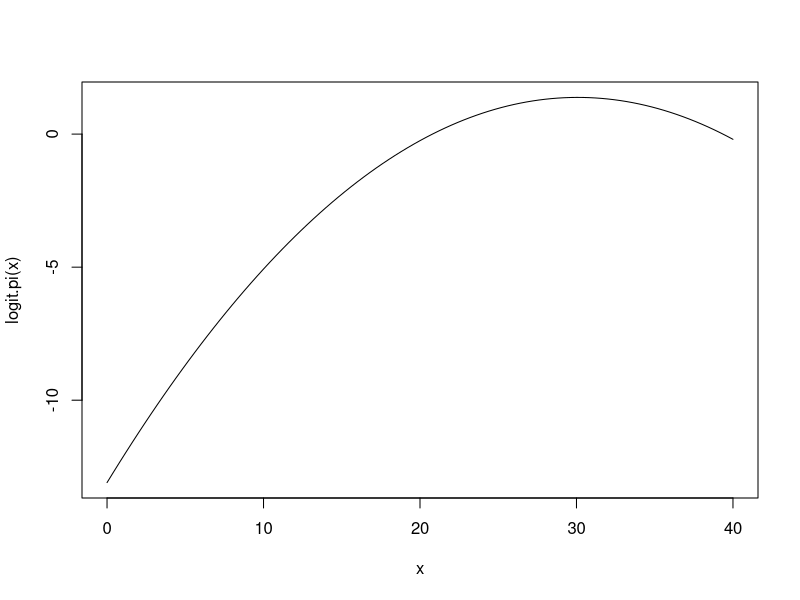

Reproduce this figure in R.
## Problem 5.9 (c)
logit.pi = function(x) -13.096 + 0.9625*x - 0.0160*x^2
curve(logit.pi(x), 0, 40)
## Problem 5.14
grouped = data.frame(x=0:2, yes=c(1,2,4), no=c(3,2,0))
ungrouped = data.frame(x=rep(0:2,c(4,4,4)), y=c(1,0,0,0,1,1,0,0,1,1,1,1))
M1.grouped = glm(cbind(yes,no) ~ x, data=grouped, family=binomial)  
M0.grouped = glm(cbind(yes,no) ~ 1, data=grouped, family=binomial)  
M1.ungrouped = glm(y ~ x, data=ungrouped, family=binomial)  
M0.ungrouped = glm(y ~ 1, data=ungrouped, family=binomial)  
## (a) The maximum log likelihood values 'depend' on the form of data entry 'in R'
c(logLik(M0.grouped), logLik(M0.ungrouped))  
c(logLik(M1.grouped), logLik(M1.ungrouped)) 
# but the difference does not depend on the form of data entry
logLik(M1.grouped) - logLik(M0.grouped)
logLik(M1.ungrouped) - logLik(M0.ungrouped) 
## (b) G^2(M) depend on the form of data entry. Why?
c(deviance(M0.grouped), deviance(M0.ungrouped))
c(deviance(M1.grouped), deviance(M1.ungrouped))
c(M0.grouped$df.residual, M0.ungrouped$df.residual)
c(M1.grouped$df.residual, M1.ungrouped$df.residual)
## (c) G^2(M_0 | M_1) do not depend on the form of data entry
deviance(M0.grouped) - deviance(M1.grouped) # = 2*(logLik(M1.grouped) - logLik(M0.grouped))
deviance(M0.ungrouped) - deviance(M1.ungrouped)
# What do you expect of the value of maximum likelihood of the 'saturated' model for ungrouped data?
(-2*logLik(M0.ungrouped) - deviance(M0.ungrouped))/2 # maximum likelihood = 1, so that maximum log likelihood = 0
# the value of maximum likelihood of the 'saturated' model for grouped data?
(-2*logLik(M0.grouped) - deviance(M0.grouped))/2 

